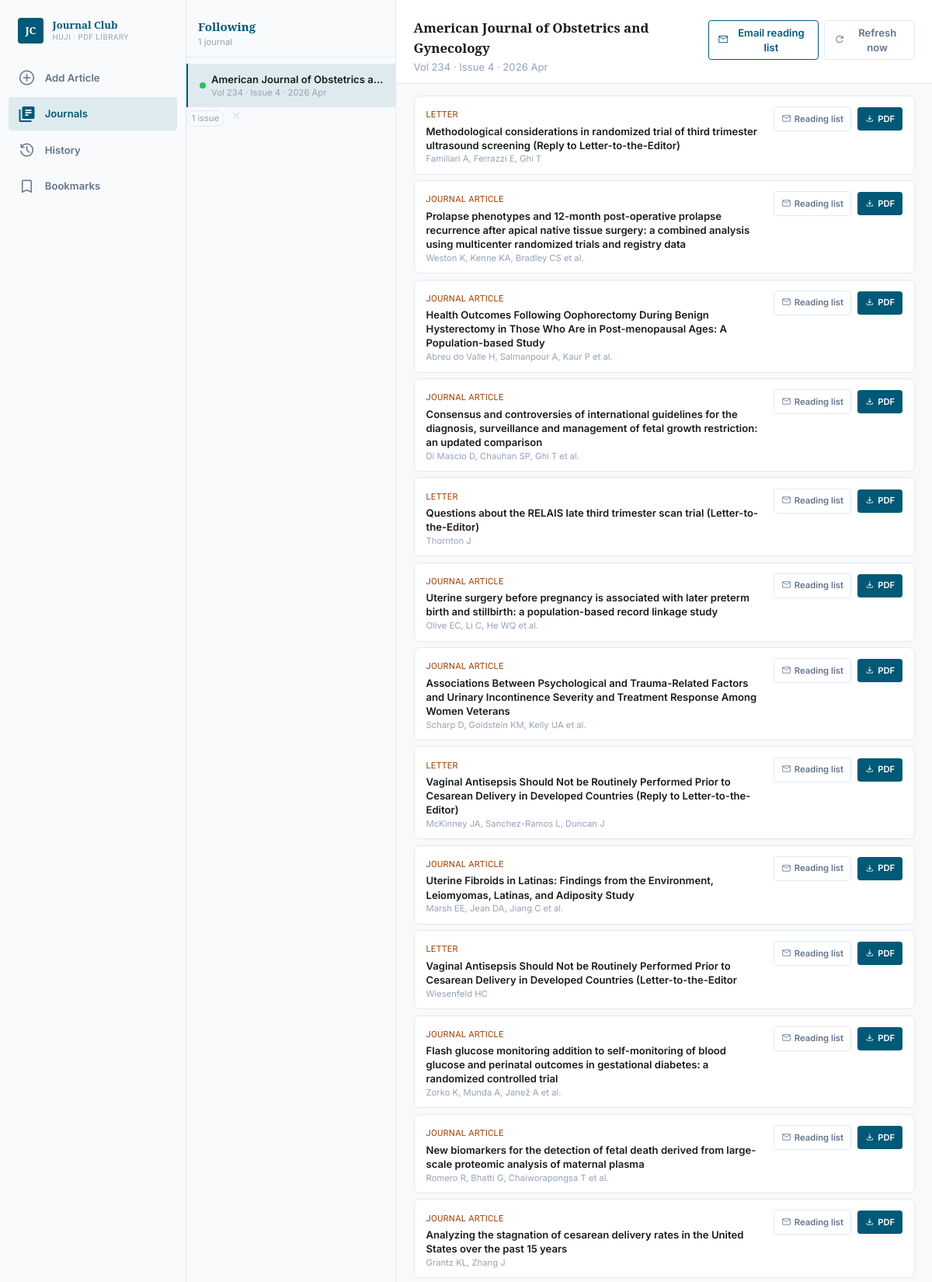
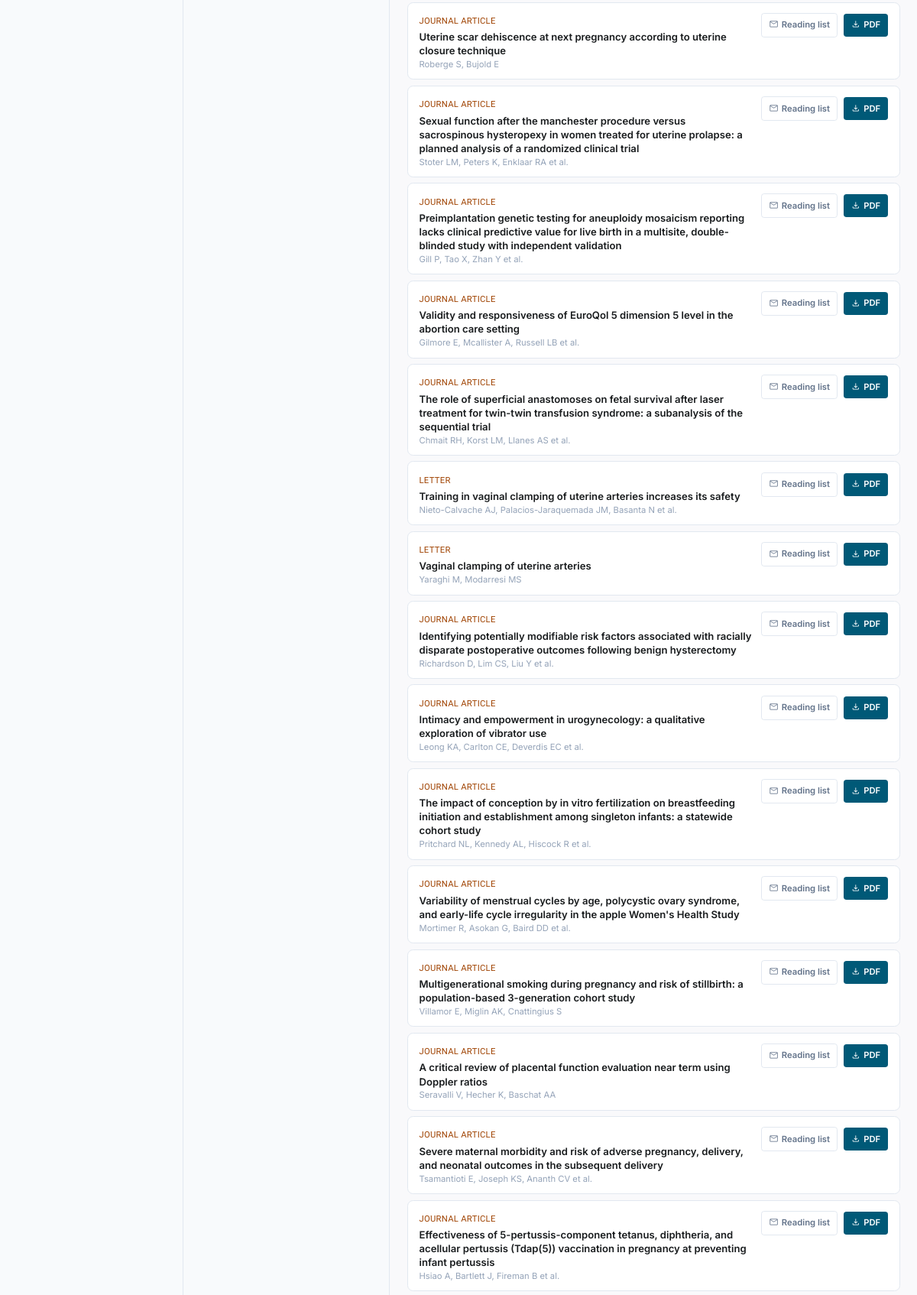
The page /journals (upper part) on the database its author committed (2 pictures, top to bottom).
### tables this page shows
CREATE TABLE journals (
    id                  INTEGER PRIMARY KEY AUTOINCREMENT,
    name                TEXT NOT NULL,
    publisher           TEXT NOT NULL,
    toc_url             TEXT UNIQUE NOT NULL,
    issn                TEXT,
    last_checked        TEXT,
    current_issue_label TEXT,
    has_new_issue       INTEGER NOT NULL DEFAULT 0,
    issues_to_fetch     INTEGER NOT NULL DEFAULT 1
);

CREATE TABLE toc_articles (
    id           INTEGER PRIMARY KEY AUTOINCREMENT,
    journal_id   INTEGER NOT NULL REFERENCES journals(id) ON DELETE CASCADE,
    url          TEXT NOT NULL,
    doi          TEXT,
    title        TEXT NOT NULL,
    authors      TEXT,
    article_type TEXT,
    abstract     TEXT,
    issue_label  TEXT,
    UNIQUE(journal_id, url)
);

### app.py (the view)
@app.route("/journals")
def journals():
    followed = storage.get_journals()
    followed_urls = {j["toc_url"] for j in followed}
    catalog = [
        {"name": e.name, "publisher": e.publisher, "toc_url": e.toc_url, "issn": e.issn}
        for e in CATALOG
        if e.toc_url not in followed_urls
    ]
    selected_id = request.args.get("selected", type=int)
    if selected_id is None and followed:
        selected_id = followed[0]["id"]
    toc_articles = storage.get_toc_articles(selected_id) if selected_id else []
    reading_list_ids = storage.get_reading_list_ids()
    reading_list_sent_dates = storage.get_reading_list_sent_dates()
    downloaded_article_map = storage.get_downloaded_toc_article_map(selected_id) if selected_id else {}
    selected_journal = next((j for j in followed if j["id"] == selected_id), None)
    return render_template(
        "journals.html",
        page="journals",
        followed=followed,
        catalog=catalog,
        selected_id=selected_id,
        selected_journal=selected_journal,
        toc_articles=toc_articles,
        reading_list_ids=reading_list_ids,
        reading_list_sent_dates=reading_list_sent_dates,
        downloaded_article_map=downloaded_article_map,
    )

### journal_club/storage.py (called while the page is built)
def _connect() -> sqlite3.Connection:
    conn = sqlite3.connect(str(_DB_PATH))
    conn.row_factory = sqlite3.Row
    conn.execute("PRAGMA journal_mode=WAL;")
    conn.execute("PRAGMA foreign_keys=ON;")
    conn.executescript(_DDL)
    _migrate(conn)
    return conn

def get_journals() -> list[dict]:
    with _connect() as conn:
        rows = conn.execute("SELECT * FROM journals ORDER BY name").fetchall()
    return [dict(r) for r in rows]

def get_toc_articles(journal_id: int) -> list[dict]:
    with _connect() as conn:
        rows = conn.execute(
            "SELECT * FROM toc_articles WHERE journal_id = ? ORDER BY id",
            (journal_id,)
        ).fetchall()
    result = []
    for r in rows:
        d = dict(r)
        try:
            d["authors"] = json.loads(d["authors"] or "[]")
        except (json.JSONDecodeError, TypeError):
            d["authors"] = []
        result.append(d)
    return result

def get_reading_list_ids() -> set[int]:
    with _connect() as conn:
        rows = conn.execute("SELECT toc_article_id FROM reading_list WHERE sent_at IS NULL").fetchall()
    return {r["toc_article_id"] for r in rows}

def get_reading_list_sent_dates() -> dict[int, str]:
    with _connect() as conn:
        rows = conn.execute(
            "SELECT toc_article_id, sent_at FROM reading_list WHERE sent_at IS NOT NULL"
        ).fetchall()
    return {r["toc_article_id"]: r["sent_at"] for r in rows}

def get_downloaded_toc_article_map(journal_id: int) -> dict[int, int]:
    with _connect() as conn:
        rows = conn.execute("""
            SELECT rl.toc_article_id, rl.article_id
            FROM reading_list rl
            JOIN articles a ON a.id = rl.article_id
            WHERE a.pdf_path IS NOT NULL
              AND rl.toc_article_id IN (
                  SELECT id FROM toc_articles WHERE journal_id = ?
              )
        """, (journal_id,)).fetchall()
    return {r["toc_article_id"]: r["article_id"] for r in rows}

### templates/journals.html (shortened to what this page needs)
{% extends "base.html" %}
{% block content %}
<div class="flex h-screen overflow-hidden">
  <aside class="w-72 flex-shrink-0 border-r border-slate-200 bg-slate-50 flex flex-col overflow-hidden">
    <div class="px-4 pt-6 pb-3 border-b border-slate-200">
      <h2 class="font-headline text-base font-bold text-primary">Following</h2>
      <p class="text-xs text-slate-400 mt-0.5">{{ followed|length }} journal{{ 's' if followed|length != 1 }}</p>
    </div>
    <ul class="flex-1 overflow-y-auto py-2" id="journal-list">
      {% for j in followed %}
      <li>
        <button
          onclick="selectJournal({{ j.id }})"
          class="journal-btn w-full text-left px-4 py-3 flex items-center gap-2 hover:bg-slate-100 transition-colors
                 {% if j.id == selected_id %}bg-primary/10 border-l-2 border-primary{% else %}border-l-2 border-transparent{% endif %}"
          data-id="{{ j.id }}">
          {% if j.has_new_issue %}
          <span class="w-2 h-2 rounded-full bg-green-500 flex-shrink-0" title="New issue"></span>
          {% else %}
          <span class="w-2 h-2 rounded-full bg-transparent flex-shrink-0"></span>
          {% endif %}
          <div class="flex-1 min-w-0">
            <div class="font-semibold text-sm text-on-surface truncate">{{ j.name }}</div>
            {% if j.current_issue_label %}
            <div class="text-xs text-slate-400 truncate">{{ j.current_issue_label }}</div>
            {% elif j.last_checked %}
            <div class="text-xs text-slate-400">Checking…</div>
            {% else %}
            <div class="text-xs text-slate-400">Never checked</div>
            {% endif %}
          </div>
          <button
            onclick="event.stopPropagation(); openSpanModal({{ j.id }}, '{{ j.name | replace("'", "\\'") }}', {{ j.issues_to_fetch or 1 }})"
            class="flex-shrink-0 text-xs px-1.5 py-0.5 rounded-full border border-slate-200 text-slate-400 hover:border-primary hover:text-primary transition-colors"
            id="span-pill-{{ j.id }}"
            title="Configure issue span">
            {%- set n = j.issues_to_fetch or 1 -%}
            {{ n }} issue{{ 's' if n != 1 }}
          </button>
          <button
            onclick="event.stopPropagation(); removeJournal({{ j.id }}, this)"
            class="text-slate-300 hover:text-red-400 transition-colors ml-1"
            title="Unfollow">
            <span class="material-symbols-outlined text-base">close</span>
          </button>
        </button>
      </li>
      {% endfor %}
    </ul>
  </aside>
  <div class="flex-1 overflow-y-auto">
    {% if selected_journal %}
    <div class="px-6 pt-6 pb-3 flex items-start justify-between border-b border-slate-200 sticky top-0 bg-white z-10">
      <div>
        <h1 class="font-headline text-lg font-bold text-on-surface">{{ selected_journal.name }}</h1>
        <p class="text-sm text-slate-400 mt-0.5">{{ selected_journal.current_issue_label or 'Fetching current issue…' }}</p>
      </div>
      <div class="flex items-center gap-2 mt-1">
        <button onclick="emailReadingList()"
          class="flex items-center gap-1.5 px-3 py-1.5 rounded border border-primary text-primary text-sm font-semibold hover:bg-primary/5 transition-colors"
          id="email-btn">
          <span class="material-symbols-outlined text-base">mail</span>
          Email reading list
        </button>
        <button onclick="refreshJournal({{ selected_journal.id }})"
          class="flex items-center gap-1.5 px-3 py-1.5 rounded border border-slate-200 text-slate-500 text-sm font-semibold hover:bg-slate-50 transition-colors"
          id="refresh-btn">
          <span class="material-symbols-outlined text-base" id="refresh-icon">refresh</span>
          Refresh now
        </button>
      </div>
    </div>
    <div class="px-6 py-4 space-y-2" id="toc-list">
      {% for a in toc_articles %}
      {% set in_rl = a.id in reading_list_ids %}
      {% set sent_at = reading_list_sent_dates.get(a.id) %}
      <div class="toc-article border border-slate-200 rounded-lg bg-white" data-id="{{ a.id }}">
        <div class="px-4 py-3 flex items-start gap-3 cursor-pointer hover:bg-slate-50 transition-colors"
             onclick="toggleArticle(this)">
          <div class="flex-1 min-w-0">
            {% if a.article_type %}
            <div class="mb-0.5">
              <span class="text-xs font-label font-medium text-secondary uppercase tracking-wide">{{ a.article_type }}</span>
            </div>
            {% endif %}
            <p class="font-semibold text-sm text-on-surface leading-snug">{{ a.title }}</p>
            {% if a.authors %}
            <p class="text-xs text-slate-400 mt-0.5">
              {{ a.authors[:3] | join(', ') }}{% if a.authors | length > 3 %} et al.{% endif %}
            </p>
            {% endif %}
          </div>
          <div class="flex items-center gap-2 flex-shrink-0 mt-0.5">
            {% if sent_at %}
            <button disabled
              class="flex items-center gap-1 px-2.5 py-1.5 rounded text-xs font-semibold bg-slate-100 text-slate-400 border border-slate-200 cursor-not-allowed"
              title="Sent on {{ sent_at[:10] }}">
              <span class="material-symbols-outlined text-sm">check_circle</span>
              Sent {{ sent_at[:10] }}
            </button>
            {% else %}
            <button onclick="event.stopPropagation(); toggleReadingList({{ a.id }}, this)"
              class="rl-btn flex items-center gap-1 px-2.5 py-1.5 rounded text-xs font-semibold border transition-colors
                     {% if in_rl %}bg-primary/10 text-primary border-primary/30{% else %}border-slate-200 text-slate-500 hover:border-primary hover:text-primary{% endif %}"
              data-in-rl="{{ 'true' if in_rl else 'false' }}"
              title="{% if in_rl %}Remove from reading list{% else %}Add to reading list{% endif %}">
              <span class="material-symbols-outlined text-sm">{% if in_rl %}mark_email_read{% else %}mail{% endif %}</span>
              {% if in_rl %}In list{% else %}Reading list{% endif %}
            </button>
            {% endif %}
            {% set dl_article_id = downloaded_article_map.get(a.id) %}
            {% if dl_article_id %}
            <a href="/pdf/{{ dl_article_id }}" target="_blank"
               onclick="event.stopPropagation()"
               class="flex items-center gap-1 px-2.5 py-1.5 rounded text-xs font-semibold bg-green-600 text-white hover:bg-green-700 transition-colors">
              <span class="material-symbols-outlined text-sm">picture_as_pdf</span>
              View PDF
            </a>
            {% else %}
            <button onclick="event.stopPropagation(); downloadPdf('{{ a.doi or a.url }}', {{ a.id }}, this)"
              class="pdf-btn flex items-center gap-1 px-2.5 py-1.5 rounded text-xs font-semibold bg-primary text-white hover:bg-primary-container transition-colors">
              <span class="material-symbols-outlined text-sm">download</span>
              PDF
            </button>
            {% endif %}
          </div>
        </div>
      </div>
      {% else %}
      <div class="text-center py-16 text-slate-400">
        <span class="material-symbols-outlined text-4xl block mb-2">article</span>
        <p class="text-sm">No articles yet — click <strong>Refresh now</strong> to fetch the current issue.</p>
      </div>
      {% endfor %}
    </div>
    {% else %}
    <div class="flex flex-col items-center justify-center h-full text-slate-400 gap-3">
      <span class="material-symbols-outlined text-5xl">library_books</span>
      <p class="text-base font-semibold">No journals followed yet</p>
      <p class="text-sm">Click "Add journal" to get started.</p>
    </div>
    {% endif %}
  </div>
</div>
{% endblock %}

### templates/base.html (style rules this page uses)
.material-symbols-outlined { font-variation-settings: 'FILL' 0, 'wght' 300, 'GRAD' 0, 'opsz' 24; }
html.fs-md { font-size: 15px; }
body { font-family: 'Inter', sans-serif; background: #f9f9fb; color: #191c1e; transition: background .2s, color .2s; }

### rows shown on the page
journals: has_new_issue 1 (drawn), name "American Journal of Obstetrics a…", current_issue_label "Vol 234 · Issue 4 · 2026 Apr", n "1", name "American Journal of Obstetrics and Gynecology"
toc_articles: article_type "LETTER", title "Methodological considerations in randomized trial of third trimester ultrasound screening (Reply to Letter-to-the-Editor)", authors "Familiari A, Ferrazzi E, Ghi T"
toc_articles: article_type "JOURNAL ARTICLE", title "Prolapse phenotypes and 12-month post-operative prolapse recurrence after apical native tissue surgery: a combined analysis using multicenter randomized trials and registry data", authors "Weston K, Kenne KA, Bradley CS", shows "et al."
toc_articles: article_type "JOURNAL ARTICLE", title "Health Outcomes Following Oophorectomy During Benign Hysterectomy in Those Who Are in Post-menopausal Ages: A Population-based Study", authors "Abreu do Valle H, Salmanpour A, Kaur P", shows "et al."
toc_articles: article_type "JOURNAL ARTICLE", title "Consensus and controversies of international guidelines for the diagnosis, surveillance and management of fetal growth restriction: an updated comparison", authors "Di Mascio D, Chauhan SP, Ghi T", shows "et al."
toc_articles: article_type "LETTER", title "Questions about the RELAIS late third trimester scan trial (Letter-to-the-Editor)", authors "Thornton J"
toc_articles: article_type "JOURNAL ARTICLE", title "Uterine surgery before pregnancy is associated with later preterm birth and stillbirth: a population-based record linkage study", authors "Olive EC, Li C, He WQ", shows "et al."
toc_articles: article_type "JOURNAL ARTICLE", title "Associations Between Psychological and Trauma-Related Factors and Urinary Incontinence Severity and Treatment Response Among Women Veterans", authors "Scharp D, Goldstein KM, Kelly UA", shows "et al."
toc_articles: article_type "LETTER", title "Vaginal Antisepsis Should Not be Routinely Performed Prior to Cesarean Delivery in Developed Countries (Reply to Letter-to-the-Editor)", authors "McKinney JA, Sanchez-Ramos L, Duncan J"
toc_articles: article_type "JOURNAL ARTICLE", title "Uterine Fibroids in Latinas: Findings from the Environment, Leiomyomas, Latinas, and Adiposity Study", authors "Marsh EE, Jean DA, Jiang C", shows "et al."
toc_articles: article_type "LETTER", title "Vaginal Antisepsis Should Not be Routinely Performed Prior to Cesarean Delivery in Developed Countries (Letter-to-the-Editor", authors "Wiesenfeld HC"
toc_articles: article_type "JOURNAL ARTICLE", title "Flash glucose monitoring addition to self-monitoring of blood glucose and perinatal outcomes in gestational diabetes: a randomized controlled trial", authors "Zorko K, Munda A, Janež A", shows "et al."
toc_articles: article_type "JOURNAL ARTICLE", title "New biomarkers for the detection of fetal death derived from large-scale proteomic analysis of maternal plasma", authors "Romero R, Bhatti G, Chaiworapongsa T", shows "et al."
toc_articles: article_type "JOURNAL ARTICLE", title "Analyzing the stagnation of cesarean delivery rates in the United States over the past 15 years", authors "Grantz KL, Zhang J"
toc_articles: article_type "JOURNAL ARTICLE", title "Uterine scar dehiscence at next pregnancy according to uterine closure technique", authors "Roberge S, Bujold E"
toc_articles: article_type "JOURNAL ARTICLE", title "Sexual function after the manchester procedure versus sacrospinous hysteropexy in women treated for uterine prolapse: a planned analysis of a randomized clinical trial", authors "Stoter LM, Peters K, Enklaar RA", shows "et al."
toc_articles: article_type "JOURNAL ARTICLE", title "Preimplantation genetic testing for aneuploidy mosaicism reporting lacks clinical predictive value for live birth in a multisite, double-blinded study with independent validation", authors "Gill P, Tao X, Zhan Y", shows "et al."
toc_articles: article_type "JOURNAL ARTICLE", title "Validity and responsiveness of EuroQol 5 dimension 5 level in the abortion care setting", authors "Gilmore E, Mcallister A, Russell LB", shows "et al."
toc_articles: article_type "JOURNAL ARTICLE", title "The role of superficial anastomoses on fetal survival after laser treatment for twin-twin transfusion syndrome: a subanalysis of the sequential trial", authors "Chmait RH, Korst LM, Llanes AS", shows "et al."
toc_articles: article_type "LETTER", title "Training in vaginal clamping of uterine arteries increases its safety", authors "Nieto-Calvache AJ, Palacios-Jaraquemada JM, Basanta N", shows "et al."
toc_articles: article_type "LETTER", title "Vaginal clamping of uterine arteries", authors "Yaraghi M, Modarresi MS"
toc_articles: article_type "JOURNAL ARTICLE", title "Identifying potentially modifiable risk factors associated with racially disparate postoperative outcomes following benign hysterectomy", authors "Richardson D, Lim CS, Liu Y", shows "et al."
toc_articles: article_type "JOURNAL ARTICLE", title "Intimacy and empowerment in urogynecology: a qualitative exploration of vibrator use", authors "Leong KA, Carlton CE, Deverdis EC", shows "et al."
toc_articles: article_type "JOURNAL ARTICLE", title "The impact of conception by in vitro fertilization on breastfeeding initiation and establishment among singleton infants: a statewide cohort study", authors "Pritchard NL, Kennedy AL, Hiscock R", shows "et al."
toc_articles: article_type "JOURNAL ARTICLE", title "Variability of menstrual cycles by age, polycystic ovary syndrome, and early-life cycle irregularity in the apple Women's Health Study", authors "Mortimer R, Asokan G, Baird DD", shows "et al."
toc_articles: article_type "JOURNAL ARTICLE", title "Multigenerational smoking during pregnancy and risk of stillbirth: a population-based 3-generation cohort study", authors "Villamor E, Miglin AK, Cnattingius S"
toc_articles: article_type "JOURNAL ARTICLE", title "A critical review of placental function evaluation near term using Doppler ratios", authors "Seravalli V, Hecher K, Baschat AA"
toc_articles: article_type "JOURNAL ARTICLE", title "Severe maternal morbidity and risk of adverse pregnancy, delivery, and neonatal outcomes in the subsequent delivery", authors "Tsamantioti E, Joseph KS, Ananth CV", shows "et al."
toc_articles: article_type "JOURNAL ARTICLE", title "Effectiveness of 5-pertussis-component tetanus, diphtheria, and acellular pertussis (Tdap(5)) vaccination in pregnancy at preventing infant pertussis", authors "Hsiao A, Bartlett J, Fireman B", shows "et al."

### other values the page prints
{{ followed|length }} "1"
